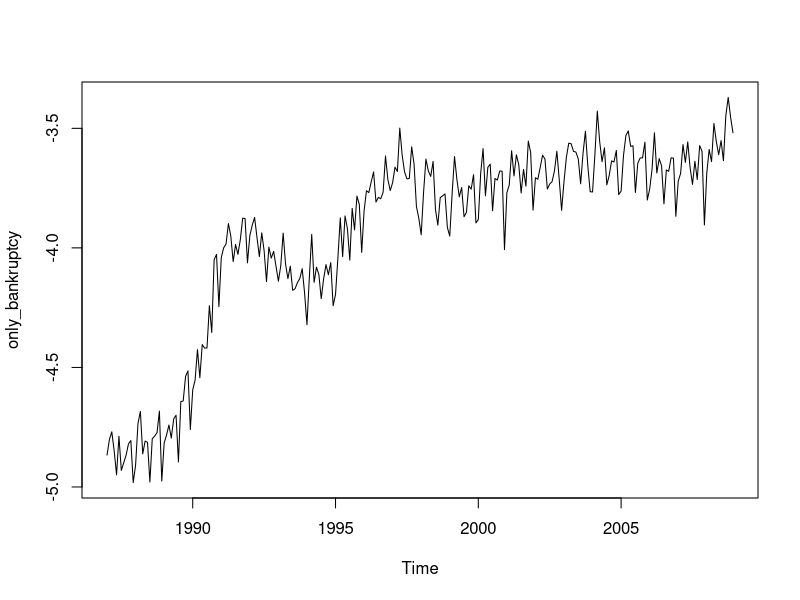
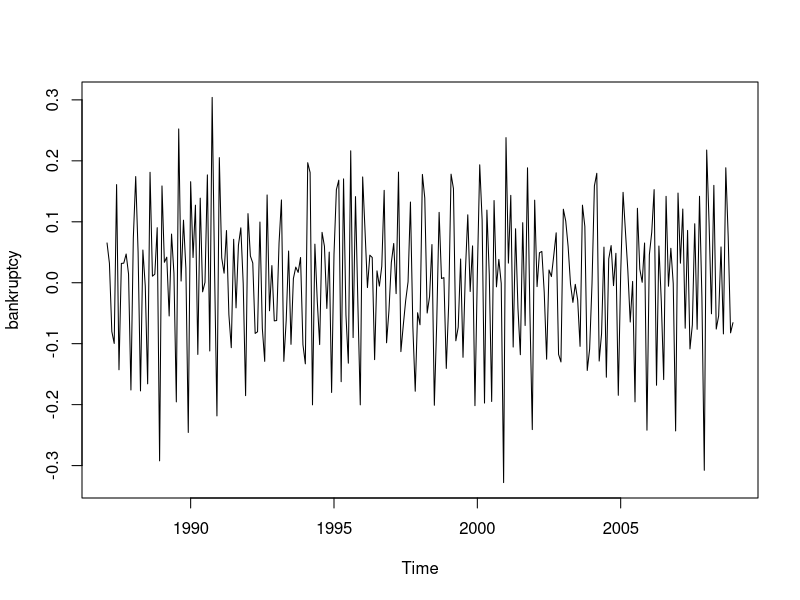
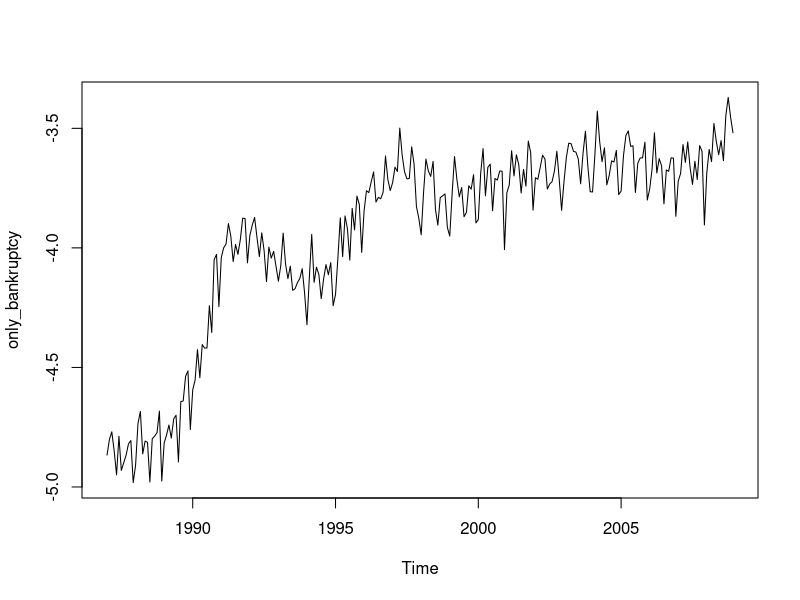
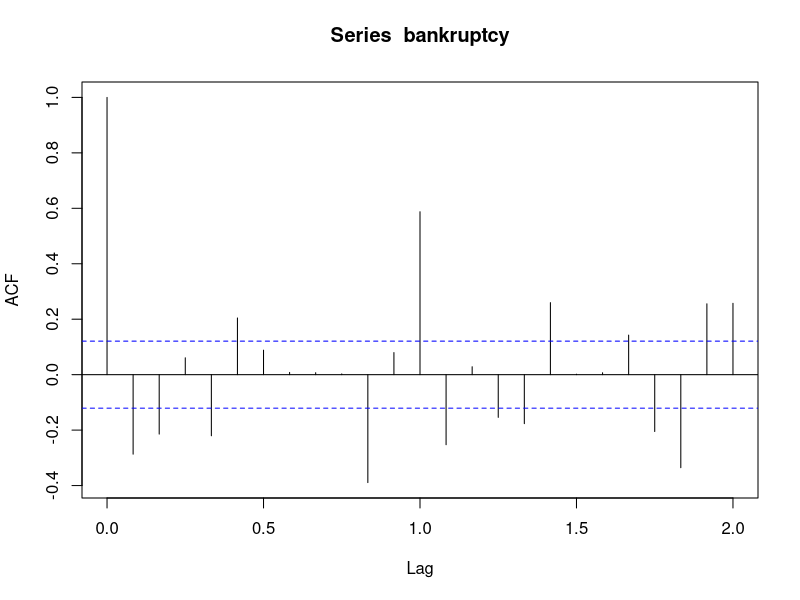
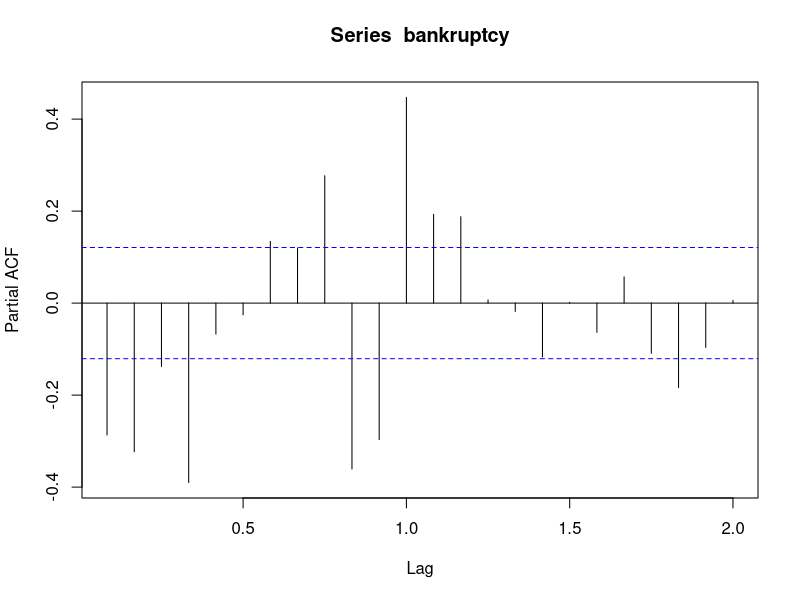
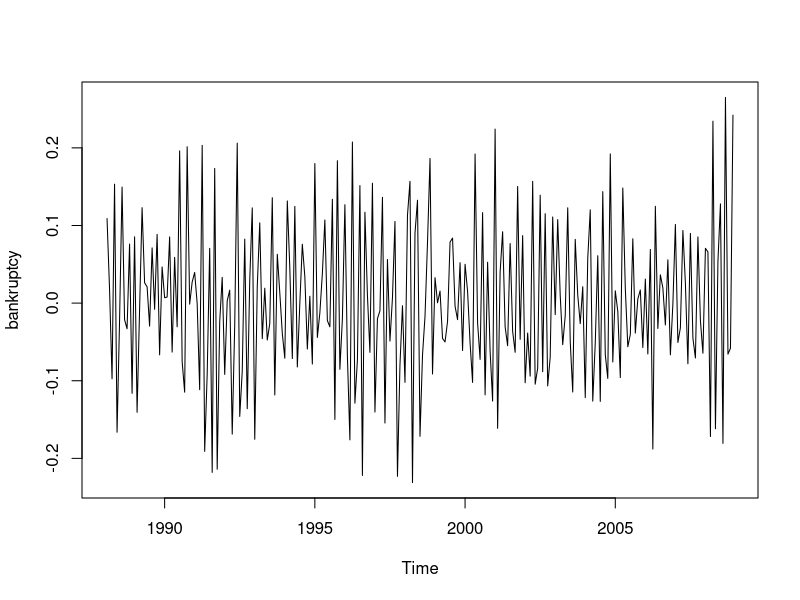
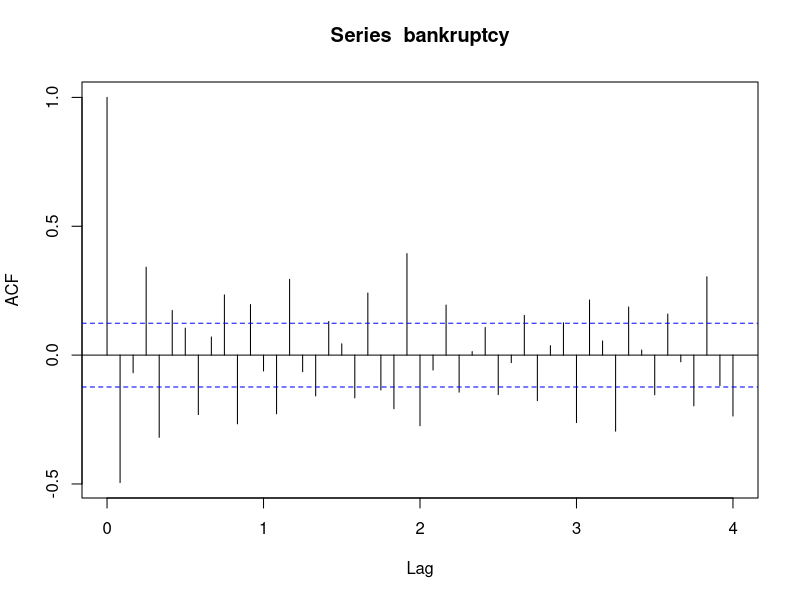
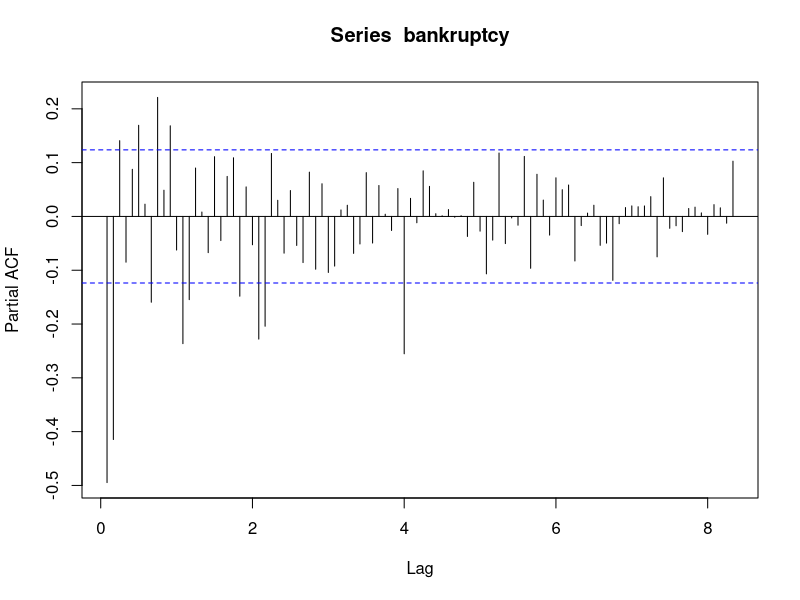

These charts were generated, in order, by the following R code: (Note: this script raises an error after producing the figures.)
## ---- chunk 1
knitr::opts_chunk$set(echo = TRUE)
library(tseries)
library(car)
## ---- chunk 2
train = read.csv('train.csv')
train = na.omit(train)
train = log(train)
valid = train[265:288,]
train = train[1:264,]

valid = valid$Bankruptcy_Rate
valid = ts(valid, start = c(2009,1), frequency = 12 )
valid
## ---- chunk 3
only_bankruptcy = ts(train$Bankruptcy_Rate, start = c(1987,1), frequency = 12)
plot(only_bankruptcy)
adf.test(only_bankruptcy)
d = 0
pvalue = 1
while(pvalue > 0.05){
  d = d+1  
  pvalue = adf.test(diff(only_bankruptcy, differences = d))$p.value
}
bankruptcy = diff(only_bankruptcy, differences = d)
print(d)
print(pvalue)
## ---- chunk 4
plot(bankruptcy)
plot(only_bankruptcy)
acf(bankruptcy)
pacf(bankruptcy)

## ---- chunk 5
# Fit AR(p) Models:
ar1 <- arima(bankruptcy, order=c(1,0,0)) #AR(1)
ar2 <- arima(bankruptcy, order=c(2,0,0)) #AR(2)
ar3 <- arima(bankruptcy, order=c(3,0,0)) #AR(3)
sigma2<-c(ar1$sigma2,ar2$sigma2,ar3$sigma2)
loglik<-c(ar1$loglik,ar2$loglik,ar3$loglik)
AIC<-c(ar1$aic,ar2$aic,ar3$aic)
d <- data.frame(pq = c("(1,0)","(2,0)","(3,0)"),sigma2,loglik,AIC)
d

## ---- chunk 6
# Fit AR(p) Models:
ma1 <- arima(bankruptcy, order=c(0,0,1)) #MA(1)
ma2 <- arima(bankruptcy, order=c(0,0,2)) #MA(2)
ma3 <- arima(bankruptcy, order=c(0,0,3)) #MA(3)
sigma2<-c(ma1$sigma2,ma2$sigma2,ma3$sigma2)
loglik<-c(ma1$loglik,ma2$loglik,ma3$loglik)
AIC<-c(ma1$aic,ma2$aic,ma3$aic)
d <- data.frame(pq = c("(0,1)","(0,2)","(0,3)"),sigma2,loglik,AIC)
d

## ---- chunk 7

arma1_1 <- arima(bankruptcy, order=c(1,0,1)) 
arma1_2 <- arima(bankruptcy, order=c(1,0,2)) 
arma1_3 <- arima(bankruptcy, order=c(1,0,3))
arma2_1 <- arima(bankruptcy, order=c(2,0,1)) 
arma2_2 <- arima(bankruptcy, order=c(2,0,2)) 
arma2_3 <- arima(bankruptcy, order=c(2,0,3)) 
arma3_1 <- arima(bankruptcy, order=c(3,0,1)) 
arma3_2 <- arima(bankruptcy, order=c(3,0,2)) 
arma3_3 <- arima(bankruptcy, order=c(3,0,3)) 
sigma2<-c(arma1_1$sigma2,arma1_2$sigma2,arma1_3$sigma2, arma2_1$sigma2, arma2_2$sigma2, arma2_3$sigma2, arma3_1$sigma2, arma3_2$sigma2, arma3_3$sigma2)
loglik<-c(arma1_1$loglik,arma1_2$loglik,arma1_3$loglik, arma2_1$loglik, arma2_2$loglik, arma2_3$loglik, arma3_1$loglik, arma3_2$loglik, arma3_3$loglik)
AIC<-c(arma1_1$aic,arma1_2$aic,arma1_3$aic, arma2_1$aic, arma2_2$aic, arma2_3$aic, arma3_1$aic, arma3_2$aic, arma3_3$aic)
d <- data.frame(pq = c("(1,1)","(1,2)","(1,3)", "(2,1)", '(2,2)', '(2,3)', '(3,1)','(3,2)','(3,3)'),sigma2,loglik,AIC)
d



## ---- chunk 8
bankruptcy <- diff(bankruptcy, lag = 12)
plot(bankruptcy)
acf(bankruptcy, lag.max = 48)
pacf(bankruptcy, lag.max = 100)
## ---- chunk 9
auto.arima(only_bankruptcy,d = 1, D=1)
a = arima(only_bankruptcy, c(2,1,3), c(2,1,2))
a_stat = c(a$sigma2, a$loglik, a$aic)

b = arima(only_bankruptcy, c(2,1,2), c(2,1,2))
b_stat = c(b$sigma2, b$loglik, b$aic)

c = arima(only_bankruptcy, c(2,1,2), c(2,1,1))
c_stat = c(c$sigma2, c$loglik, c$aic)

d = arima(only_bankruptcy, c(2,1,3), c(2,1,1))
d_stat = c(d$sigma2, d$loglik, d$aic)

e = arima(only_bankruptcy, c(0,1,3), c(2,1,3))
e_stat = c(e$sigma2, e$loglik, e$aic)

g = arima(only_bankruptcy, c(1,1,3), c(2,1,3))
g_stat = c(g$sigma2, g$loglik, g$aic)

h = arima(only_bankruptcy, c(2,1,3), c(2,1,3))
h_stat = c(h$sigma2, h$loglik, h$aic)





table1 = rbind(a_stat, b_stat, c_stat, d_stat, e_stat, g_stat, h_stat)
colnames(table1) = c('Sigma2', 'loglikelihood', 'AIC')
table1
## ---- chunk 10
D <- -2*(e$loglik - h$loglik)
pval <- 1-pchisq(D,2)
print(c("Test Statistic:",round(D, 4),"P-value:", round(pval, 4)))

## ---- chunk 11
# test whether residuals have zero mean
(t.test(e$residuals))
plot(e$residuals, main = "Residuals vs. Time", ylab = "Residuals")
abline(h = 0, col = "red")
## ---- chunk 12
tsdiag(e)
## ---- chunk 13
group <- c(rep(1,60),rep(2,60),rep(3,60),rep(4,60),rep(5,24))


(leveneTest(e$residuals,group)) #Levene
#(bartlett.test(g$residuals,group)) #Bartlett  
scatter.smooth(e$residuals, ylab = 'Residuals')
## ---- chunk 14
qqnorm(e$residuals)
qqline(e$residuals, col = "red")
(shapiro.test(e$residuals))
## ---- chunk 15

forecast_sarima = forecast(e, h = 72, level = 95)
plot(forecast_sarima)
valid
#forecast_sarima
rmse_sarima = rmse(valid, forecast_sarima$mean)
rmse_sarima
## ---- chunk 16
hw.CH <- HoltWinters(x = only_bankruptcy, gamma = F) 
par(mfrow = c(2,1))
plot(hw.CH)

## ---- chunk 17
hw.AD <- HoltWinters(x = only_bankruptcy, seasonal = "add") 
par(mfrow = c(2,1))
plot(hw.AD)

## ---- chunk 18
hw.AD <- HoltWinters(x = only_bankruptcy, seasonal = "multiplicative") 
par(mfrow = c(2,1))
plot(hw.AD)
